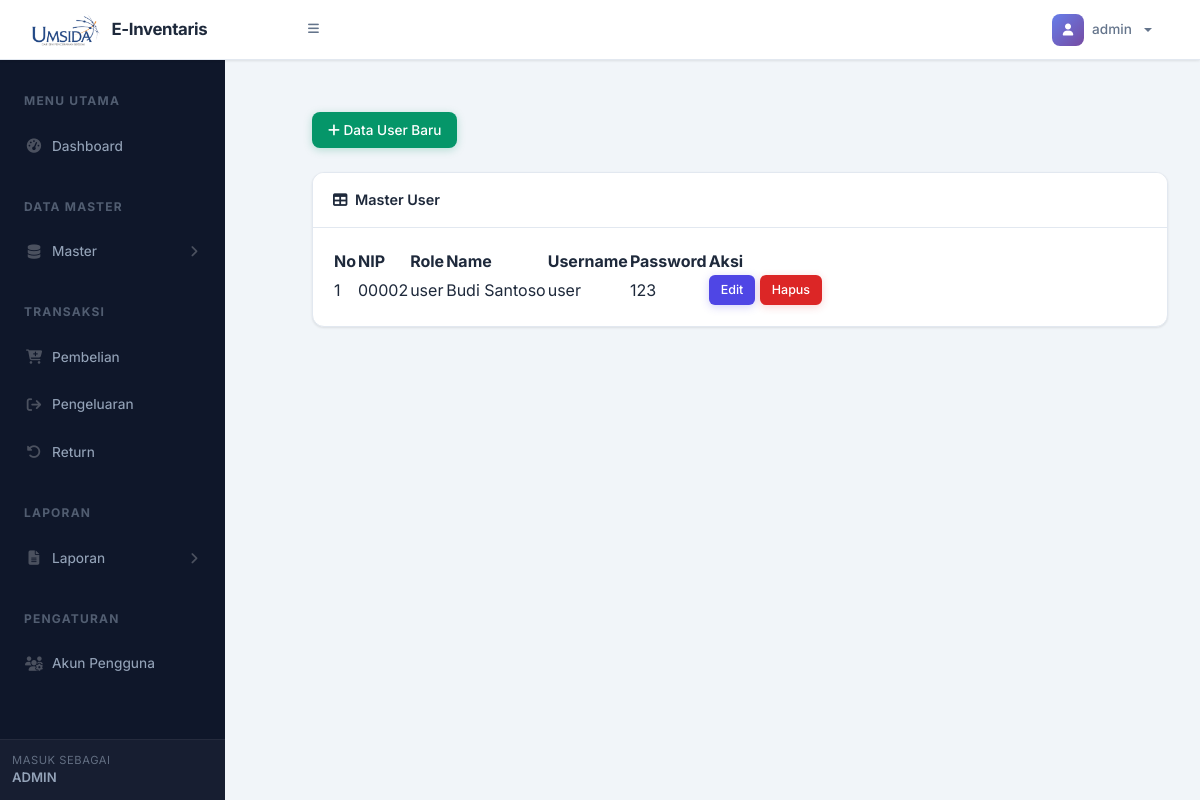
Page /page/akun_pengguna.php (signed in) on the committed database.
### tables this page shows
CREATE TABLE `users` (
  `id` int NOT NULL,
  `nip` varchar(5) NOT NULL,
  `name` varchar(255) NOT NULL,
  `username` varchar(50) NOT NULL,
  `password` varchar(255) NOT NULL,
  `role` enum('admin','user') NOT NULL
);

### conf/function.php (called while the page is built, shortened)
<?php
require "config.php";
function getUsers() {
    global $conn;
    $query = "SELECT * FROM users WHERE id !=1";
    $result = mysqli_query($conn, $query);
    $data = [];
    while ($row = mysqli_fetch_assoc($result)) {
        $data[] = $row;
    }
    return $data;
}
?>

### page/akun_pengguna.php (the view, shortened to what this page needs)
<?php include 'src/header.php' ?>
<main>
    <div class="container-fluid px-4">
        <button type="button" class="btn btn-success mt-4 mb-4" data-bs-toggle="modal" data-bs-target="#newUser">
            <i class="fas fa-plus"></i>
            Data User Baru
        </button>
        <div class="card mb-4">
            <div class="card-header">
                <i class="fas fa-table me-1"></i>
                Master User
            </div>
            <div class="card-body">
                <table id="datatablesSimple">
                    <thead>
                        <tr>
                            <th>No</th>
                            <th>NIP</th>
                            <th>Role</th>
                            <th>Name</th>
                            <th>Username</th>
                            <th>Password</th>
                            <th>Aksi</th>
                        </tr>
                    </thead>
                    <tbody>
                        <?php
                        $suppliers = getUsers();
                        $no = 1;
                        foreach ($suppliers as $item) {
                            echo "<tr>
                                    <td>{$no}</td>
                                    <td>{$item['nip']}</td>
                                    <td>{$item['role']}</td>
                                    <td>{$item['name']}</td>
                                    <td>{$item['username']}</td>
                                    <td>{$item['password']}</td>
                                    <td>
                                        <button type='button'
                                                class='btn btn-primary btn-sm edit-btn'
                                                data-bs-toggle='modal'
                                                data-bs-target='#editModal'
                                                data-id='{$item['id']}'
                                                data-name='{$item['name']}'
                                                data-username='{$item['username']}'
                                                data-password='{$item['password']}'
                                                data-role='{$item['role']}'>
                                            Edit
                                        </button>
                                        <a href='?delete_id={$item['id']}' class='btn btn-danger btn-sm' onclick='return confirm(\"Are you sure you want to delete this ?\")'>Hapus</a>
                                    </td>
                                </tr>";
                        $no++;
                        }
                        ?>
                    </tbody>
                </table>
            </div>
        </div>
    </div>
</main>
<?php include "src/footer.php" ?>

### page/css/custom-override.css (style rules this page uses)
:root { --ei-primary: #4f46e5; --ei-primary-light: #818cf8; --ei-primary-dark: #3730a3; --ei-accent: #06b6d4; --ei-bg: #f1f5f9; --ei-sidebar: #0f172a; --ei-sidebar-hover: rgba(255, 255, 255, 0.06); --ei-sidebar-active: rgba(99, 102, 241, 0.15); --ei-topbar: #ffffff; --ei-card: #ffffff; --ei-text: #1e293b; --ei-text-muted: #64748b; --ei-border: #e2e8f0; --ei-gradient: linear-gradient(135deg, #667eea 0%, #764ba2 100%); --ei-shadow: 0 1px 3px rgba(0, 0, 0, 0.06), 0 1px 2px rgba(0, 0, 0, 0.04); --ei-shadow-md: 0 4px 6px rgba(0, 0, 0, 0.05), 0 2px 4px rgba(0, 0, 0, 0.03); --ei-shadow-lg: 0 10px 25px rgba(0, 0, 0, 0.08); --ei-radius: 12px; --ei-radius-sm: 8px; --ei-transition: all 0.25s ease; }
body { font-family: 'Inter', -apple-system, sans-serif !important; background-color: var(--ei-bg) !important; color: var(--ei-text); }
#layoutSidenav_content main { padding: 0 !important; }
.container-fluid.px-4 { padding: 2rem !important; }
.card { background: var(--ei-card); border: 1px solid var(--ei-border); border-radius: var(--ei-radius) !important; box-shadow: var(--ei-shadow); transition: var(--ei-transition); overflow: hidden; }
.card-header { background: var(--ei-card) !important; border-bottom: 1px solid var(--ei-border); font-weight: 600; font-size: 0.9rem; color: var(--ei-text); padding: 1rem 1.25rem; }
.card-body { padding: 1.25rem; }
.btn { font-family: 'Inter', sans-serif; font-weight: 500; border-radius: var(--ei-radius-sm); font-size: 0.85rem; padding: 0.5rem 1rem; transition: var(--ei-transition); border: none; }
.btn-primary { background: var(--ei-primary) !important; border-color: var(--ei-primary) !important; box-shadow: 0 2px 8px rgba(79, 70, 229, 0.25); }
.btn-success { background: #059669 !important; border-color: #059669 !important; box-shadow: 0 2px 8px rgba(5, 150, 105, 0.25); }
.btn-danger { background: #dc2626 !important; border-color: #dc2626 !important; box-shadow: 0 2px 8px rgba(220, 38, 38, 0.2); }
.btn-sm { padding: 0.35rem 0.75rem; font-size: 0.78rem; border-radius: 6px; }
main { animation: pageEnter 0.4s ease-out; }

### rows in the picture
users: nip "00002", role "user", name "Budi Santoso", username "user", password "123"

### other values in the picture
$_SESSION['username'] "admin"
$_SESSION['username'] "ADMIN"
